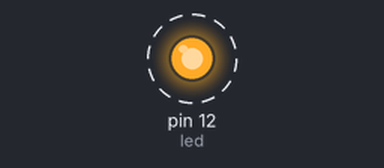
Recording of a sketch running on a simulated Arduino Uno, built with avr-gcc and run on an emulated ATmega328P. On the bench: output pins drawn as LEDs (lit = HIGH). Dashed ring = blinking.

Above: at 0.5 s.
Timing chart, 0 to 3.0 s (numbered marks = the images above):
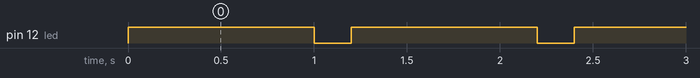

Measured:
- by itself, pin 12 (led): alternates HIGH for 1.0 s and LOW for 0.20 s

The sketch:

Project1.ino
```cpp
// Definojmë pinin ku lidhet LED-i
int led = 12;

void setup() {
  // Vendosim pinin e LED-it si OUTPUT (për ta ndezur dhe fikur)
  pinMode(led, OUTPUT);
}

void loop() {
  // Ndezim LED-in
  digitalWrite(led, HIGH);
  delay(1000); // Presim 1000 milisekonda (1 sekondë) që LED-i të qëndrojë ndezur

  // Fikim LED-in
  digitalWrite(led, LOW);
  delay(200); // Presim 200 milisekonda (0.2 sekonda) që LED-i të qëndrojë fikur
}
```
